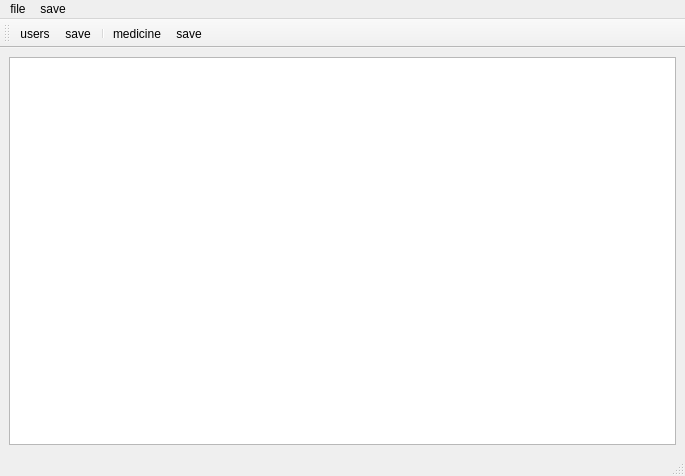
<?xml version="1.0" encoding="UTF-8"?>
<ui version="4.0">
 <class>adminn</class>
 <widget class="QMainWindow" name="adminn">
  <property name="geometry">
   <rect>
    <x>0</x>
    <y>0</y>
    <width>685</width>
    <height>476</height>
   </rect>
  </property>
  <property name="windowTitle">
   <string>MainWindow</string>
  </property>
  <widget class="QWidget" name="centralwidget">
   <layout class="QVBoxLayout" name="verticalLayout">
    <item>
     <widget class="QTextEdit" name="textEdit"/>
    </item>
   </layout>
  </widget>
  <widget class="QMenuBar" name="menubar">
   <property name="geometry">
    <rect>
     <x>0</x>
     <y>0</y>
     <width>685</width>
     <height>26</height>
    </rect>
   </property>
   <widget class="QMenu" name="menufile">
    <property name="title">
     <string>file</string>
    </property>
    <addaction name="actionusers"/>
    <addaction name="actionmedicine"/>
   </widget>
   <widget class="QMenu" name="menusave">
    <property name="title">
     <string>save</string>
    </property>
    <addaction name="actionsave_user"/>
   </widget>
   <addaction name="menufile"/>
   <addaction name="menusave"/>
  </widget>
  <widget class="QStatusBar" name="statusbar"/>
  <widget class="QToolBar" name="toolBar">
   <property name="windowTitle">
    <string>toolBar</string>
   </property>
   <attribute name="toolBarArea">
    <enum>TopToolBarArea</enum>
   </attribute>
   <attribute name="toolBarBreak">
    <bool>false</bool>
   </attribute>
   <addaction name="actionusers"/>
   <addaction name="actionsave_user"/>
   <addaction name="separator"/>
   <addaction name="actionmedicine"/>
   <addaction name="actionsave_medicine"/>
  </widget>
  <action name="actionopen">
   <property name="icon">
    <iconset resource="icon.qrc">
     <normaloff>:/new/prefix1/icon/e5d6db89e3ce33b29dd42c470c2300f2.jpg</normaloff>:/new/prefix1/icon/e5d6db89e3ce33b29dd42c470c2300f2.jpg</iconset>
   </property>
   <property name="text">
    <string>open</string>
   </property>
  </action>
  <action name="actionsave_medicine">
   <property name="icon">
    <iconset resource="icon.qrc">
     <normaloff>:/new/prefix1/icon/save.ico</normaloff>:/new/prefix1/icon/save.ico</iconset>
   </property>
   <property name="text">
    <string>save</string>
   </property>
  </action>
  <action name="actionusers">
   <property name="icon">
    <iconset resource="icon.qrc">
     <normaloff>:/new/prefix1/icon/human-man-men-person-stand-male-activity-46407.png</normaloff>:/new/prefix1/icon/human-man-men-person-stand-male-activity-46407.png</iconset>
   </property>
   <property name="text">
    <string>users</string>
   </property>
  </action>
  <action name="actionmedicine">
   <property name="icon">
    <iconset resource="icon.qrc">
     <normaloff>:/new/prefix1/icon/med.png</normaloff>:/new/prefix1/icon/med.png</iconset>
   </property>
   <property name="text">
    <string>medicine</string>
   </property>
  </action>
  <action name="actionsave_user">
   <property name="icon">
    <iconset resource="icon.qrc">
     <normaloff>:/new/prefix1/icon/save.ico</normaloff>:/new/prefix1/icon/save.ico</iconset>
   </property>
   <property name="text">
    <string>save</string>
   </property>
  </action>
 </widget>
 <resources>
  <include location="icon.qrc"/>
 </resources>
 <connections/>
</ui>
